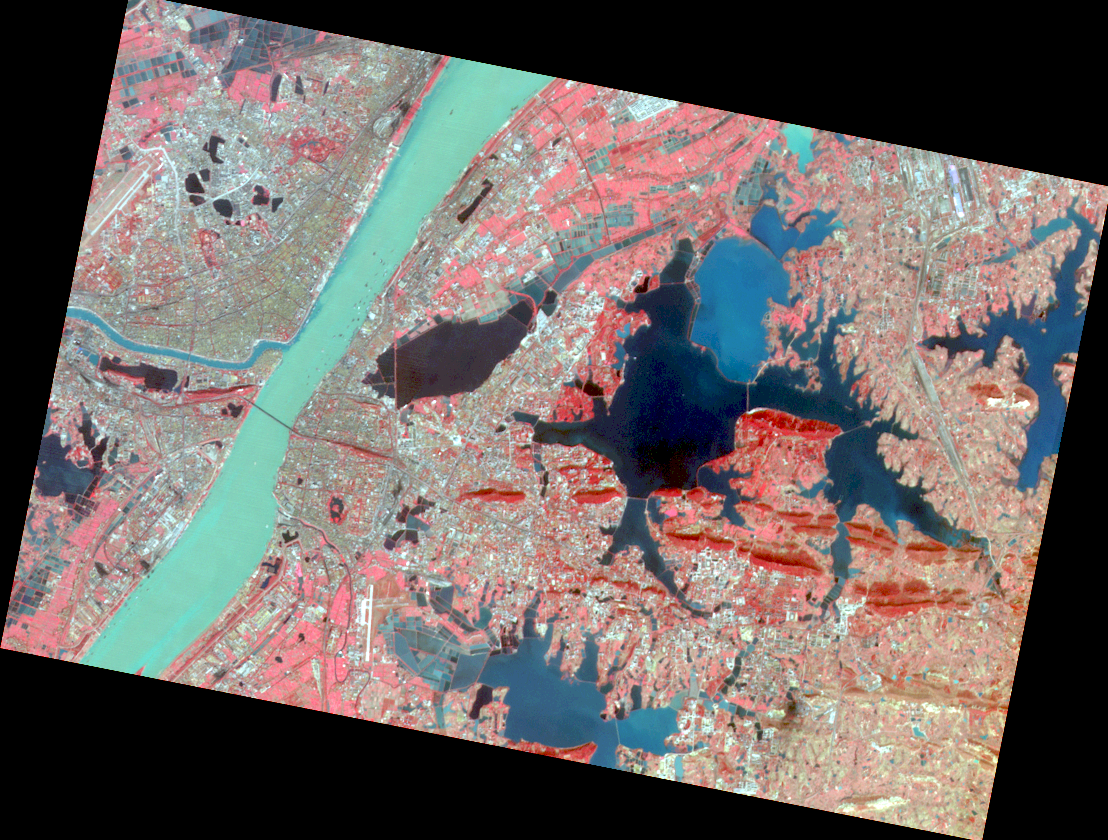
%> input picture img/武汉参考影像.png, 1108 x 840 px
$ octave homework3_picture_correction_create_point.m   (GNU Octave 9; MATLAB toolbox functions it lacks are replaced by stand-ins)
%> lines starting %> are read from the running program, lines starting %| are printed output that depends on the picture
%% 预备工作
clc; % 清除命令行窗口
clear; % 清空工作区中的变量
format compact; % 紧凑格式输出
close all; % 关闭所有图形窗口

% 创建日志文件夹
logFolder = 'log';
if ~exist(logFolder, 'dir')
    mkdir(logFolder);
end

% 创建控制点文件夹
pointFolder = 'data';
if ~exist(pointFolder, 'dir')
    mkdir(pointFolder);
end

% 获取当前日期和时间
currentDate = datetime("now", 'Format', 'yyyyMMdd');  % 格式：20241119
currentTime = datetime("now", 'Format', 'HHmmss');    % 格式：时分秒，例如 153045

% 查找日志文件名中已有的次数
experimentCount = 1; % 初始次数为1
while exist(['log/create_log_' char(currentDate) '_' num2str(experimentCount) '.txt'], 'file') == 2
    experimentCount = experimentCount + 1; % 如果文件已存在，则增加次数
end

% 生成动态文件名
logFileName = ['log/create_log_' char(currentDate) '_' num2str(experimentCount) '.txt'];

% 设置日志文件
diary(logFileName); % 启用日志记录
diary on; % 开始记录所有命令行输出

% 显示实验信息
currentDate1 = datetime("now", 'Format', 'yyyy年MM月dd日');  % 格式：2024年11月19日
currentTime1 = datetime("now", 'Format', 'HH时mm分ss秒');    % 格式：时分秒，例如 15时30分45秒

disp(['实验日期：', char(currentDate1)]); % 显示实验日期
disp(['实验时间：', char(currentTime1)]); % 显示实验时间
disp(['实验编号：', num2str(experimentCount)]); % 显示实验编号
disp('--------------------------------------------------');

%% 使用SURF自动选取控制点
tic; % 计时开始

% 读取图像
normalImg = imread('img/武汉参考影像.png'); % 参考影像
%> normalImg is the input picture: size 840x1108x3 uint8; mean R, G, B 111.5, 103.6, 101.5
distortedImg = imread('img/武汉待校正影像.png'); % 待校正影像
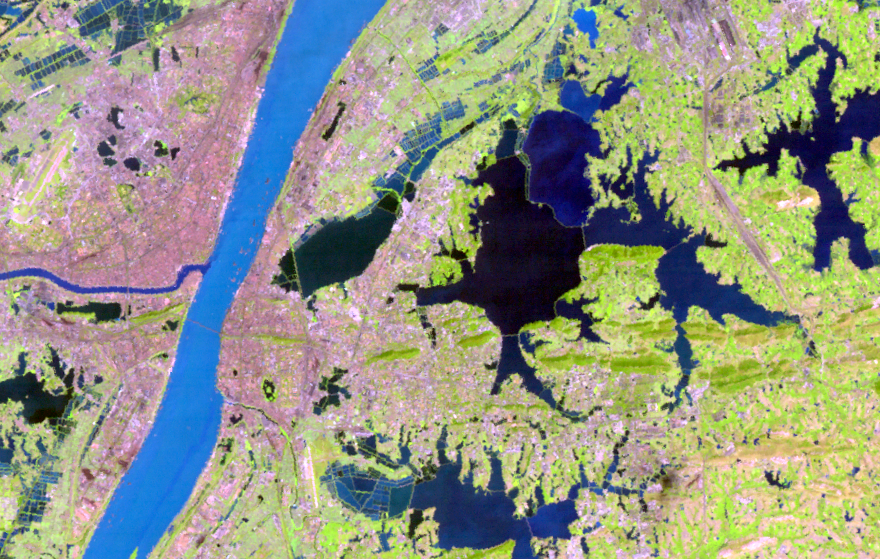
%> input picture img/武汉待校正影像.png, 880 x 559 px
%> distortedImg is the input picture: size 559x880x3 uint8; mean R, G, B 145.9, 150, 132.7

% 转换为灰度图像
grayNormalImg = rgb2gray(normalImg);
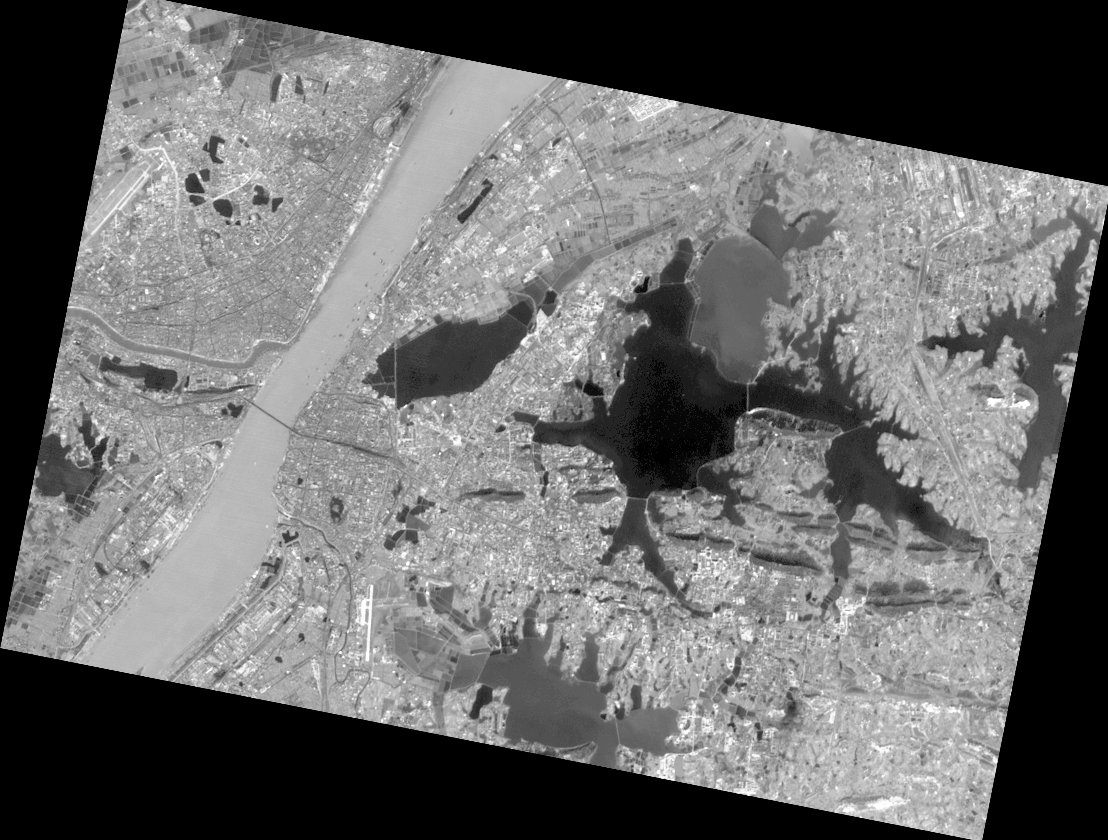
%> grayNormalImg: size 840x1108 uint8; min 0, max 255, mean 105.7
grayDistortedImg = rgb2gray(distortedImg);
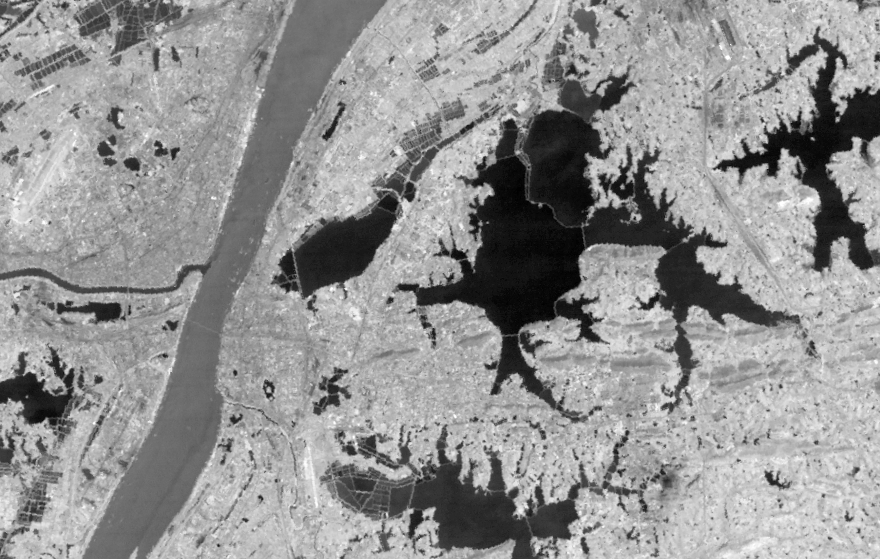
%> grayDistortedImg: size 559x880 uint8; min 0, max 255, mean 146.8

% 检测SURF特征点
%> (the run ends here)
